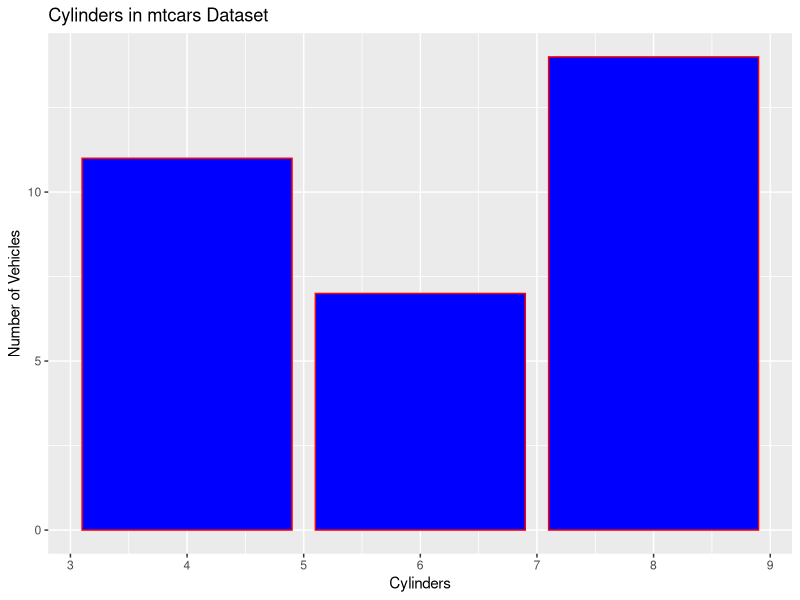

Reproduce this figure in R.
#BAR CHARTS USING R
#CODE BY JATIN 
#Using the mtcars dataset
#Using qplot for bar charts
mtcars
attach(mtcars)
library(ggplot2)
qplot(
  cyl,
  geom = "bar",
  fill = I("blue"),
  colour = I("red"),
  xlab = "Cylinders",
  ylab = "Number of Vehicles",
  main = "Cylinders in mtcars Dataset")
